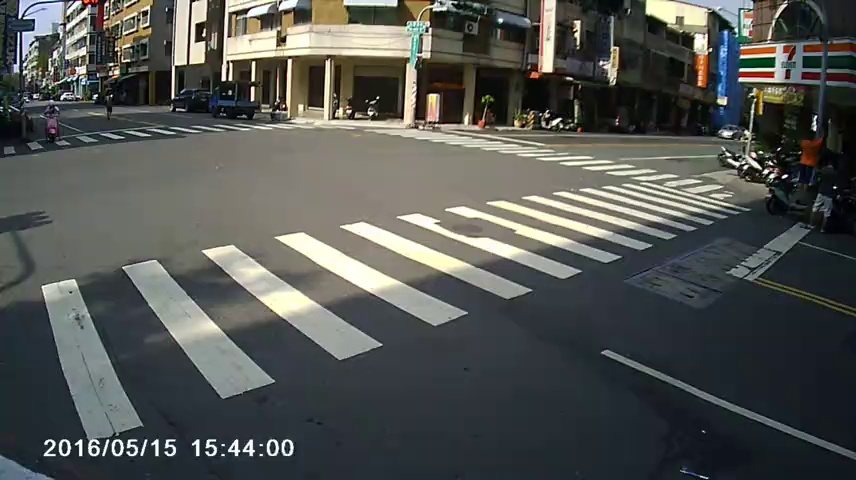
//> input picture Affine Transformations/1.jpg, 856 x 480 px
$ ./main 1.jpg   (built with g++ and OpenCV 4)
//> lines starting //> are read from the running program, lines starting //| are printed output that depends on the picture
#include "opencv2/highgui/highgui.hpp"
#include "opencv2/imgproc/imgproc.hpp"
#include <iostream>
#include <stdio.h>

using namespace std;

/// Global variables
char* source_window = "Source image";
char* warp_window = "Warp";
char* warp_rotate_window = "Warp + Rotate";

/** @function main */
 int main( int argc, char** argv )
 {
   cv::Point2f srcTri[3];
   cv::Point2f dstTri[3];

   cv::Mat rot_mat( 2, 3, CV_32FC1 );
   cv::Mat warp_mat( 2, 3, CV_32FC1 );
   cv::Mat src, warp_dst, warp_rotate_dst;

   /// Load the image
   src = cv::imread( argv[1], 1 );
//> src is the input picture: 480 rows x 856 cols, CV_8UC3; mean B, G, R 81.8, 84.9, 82.6

   /// Set the dst image the same type and size as src
   warp_dst = cv::Mat::zeros( src.rows, src.cols, src.type() );

   /// Set your 3 points to calculate the  Affine Transform
   srcTri[0] = cv::Point2f( 0,0 );
   srcTri[1] = cv::Point2f( src.cols - 1, 0 );
   srcTri[2] = cv::Point2f( 0, src.rows - 1 );

   dstTri[0] = cv::Point2f( src.cols*0.0, src.rows*0.33 );
   dstTri[1] = cv::Point2f( src.cols*0.85, src.rows*0.25 );
   dstTri[2] = cv::Point2f( src.cols*0.15, src.rows*0.7 );

   /// Get the Affine Transform
   warp_mat = cv::getAffineTransform( srcTri, dstTri );

   /// Apply the Affine Transform just found to the src image
   cv::warpAffine( src, warp_dst, warp_mat, warp_dst.size() );
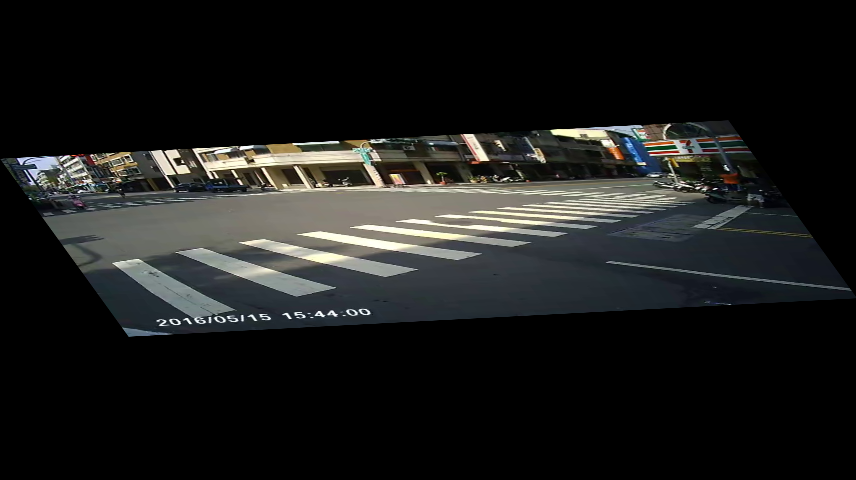
//> warp_dst: 480 rows x 856 cols, CV_8UC3; mean B, G, R 26.8, 27.8, 27

   /** Rotating the image after Warp */

   /// Compute a rotation matrix with respect to the center of the image
   cv::Point center = cv::Point( warp_dst.cols/2, warp_dst.rows/2 );
//> center = Point(428, 240)
   double angle = 22.0;
   double scale = 0.6;

   /// Get the rotation matrix with the specifications above
   rot_mat = cv::getRotationMatrix2D( center, angle, scale );

   /// Rotate the warped image
   cv::warpAffine( warp_dst, warp_rotate_dst, rot_mat, warp_dst.size() );
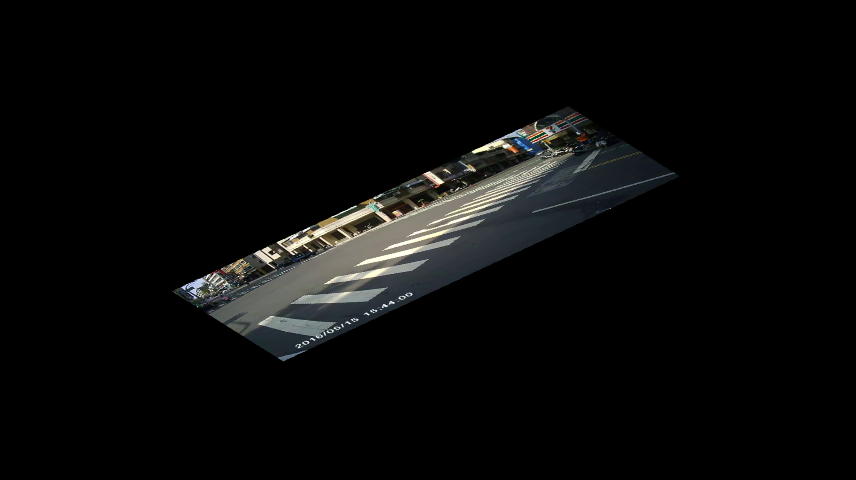
//> warp_rotate_dst: 480 rows x 856 cols, CV_8UC3; mean B, G, R 9.7, 10, 9.7

   /// Show what you got
   cv::namedWindow( source_window, CV_WINDOW_AUTOSIZE );
   cv::imshow( source_window, src );

   cv::namedWindow( warp_window, CV_WINDOW_AUTOSIZE );
   cv::imshow( warp_window, warp_dst );

   cv::namedWindow( warp_rotate_window, CV_WINDOW_AUTOSIZE );
   cv::imshow( warp_rotate_window, warp_rotate_dst );

   /// Wait until user exits the program
   cv::waitKey(0);

   return 0;
  }

$ run again, on Affine Transformations/3.jpg
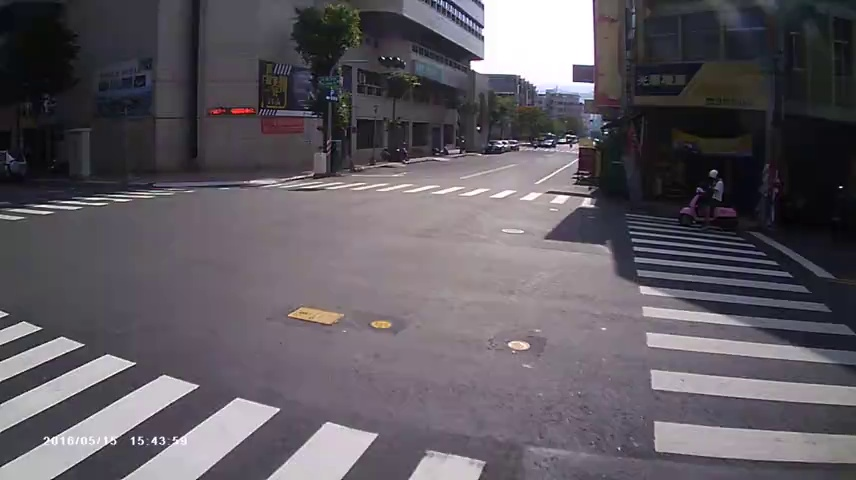
//> input picture Affine Transformations/3.jpg, 856 x 480 px
//> src is the input picture: 480 rows x 856 cols, CV_8UC3; mean B, G, R 96.1, 89.2, 94.3
//> `cv::warpAffine( src, warp_dst, warp_mat, warp_dst.size() );`:
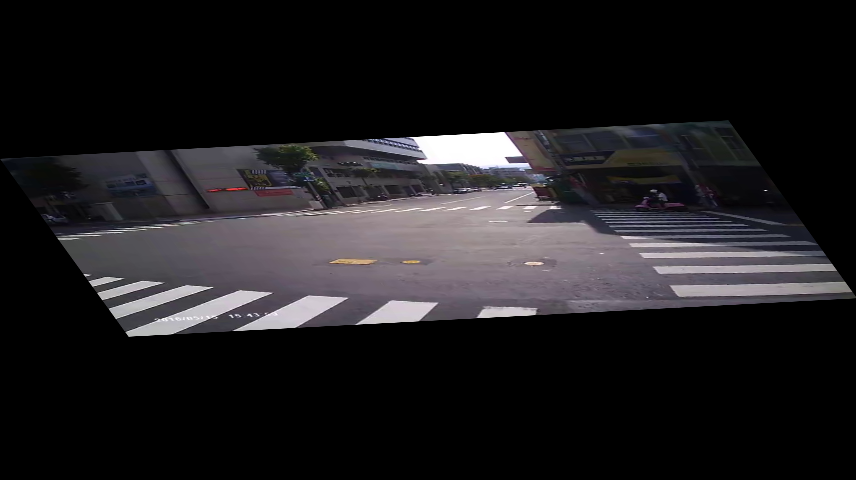
//> warp_dst: 480 rows x 856 cols, CV_8UC3; mean B, G, R 31.5, 29.2, 30.9
//> `cv::warpAffine( warp_dst, warp_rotate_dst, rot_mat, warp_dst.size() );`:
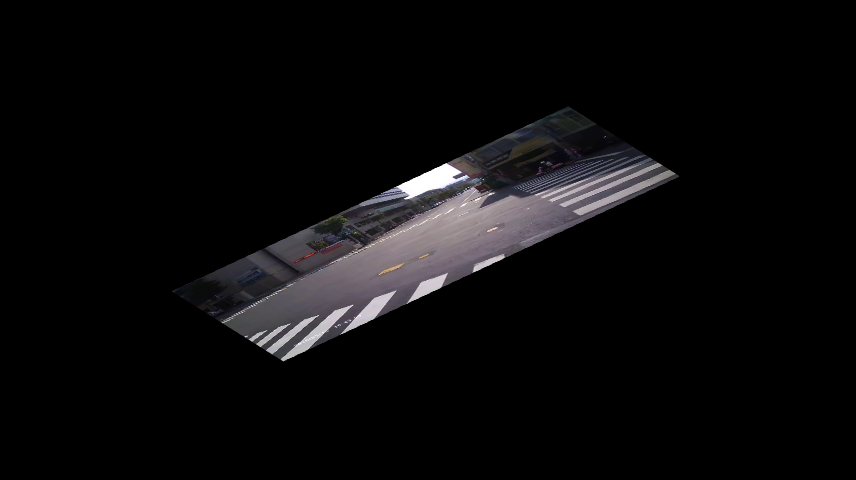
//> warp_rotate_dst: 480 rows x 856 cols, CV_8UC3; mean B, G, R 11.3, 10.5, 11.1

$ run again, on Affine Transformations/4.jpg
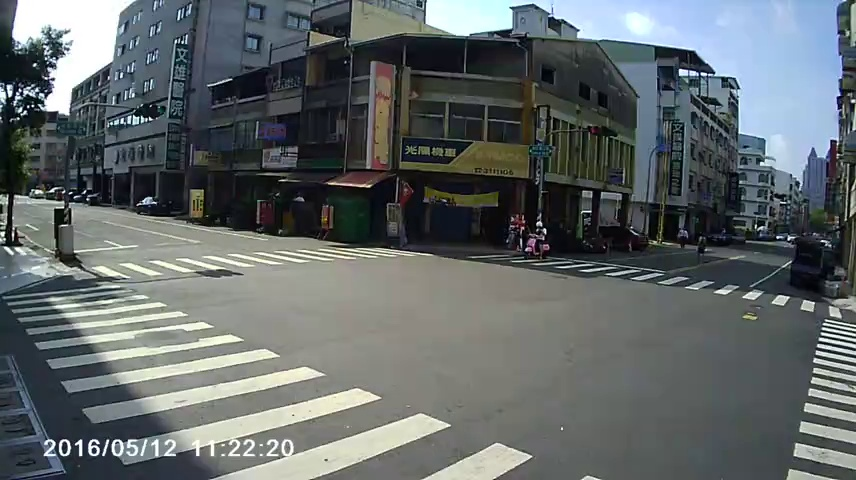
//> input picture Affine Transformations/4.jpg, 856 x 480 px
//> src is the input picture: 480 rows x 856 cols, CV_8UC3; mean B, G, R 105.3, 104.3, 97.7
//> `cv::warpAffine( src, warp_dst, warp_mat, warp_dst.size() );`:
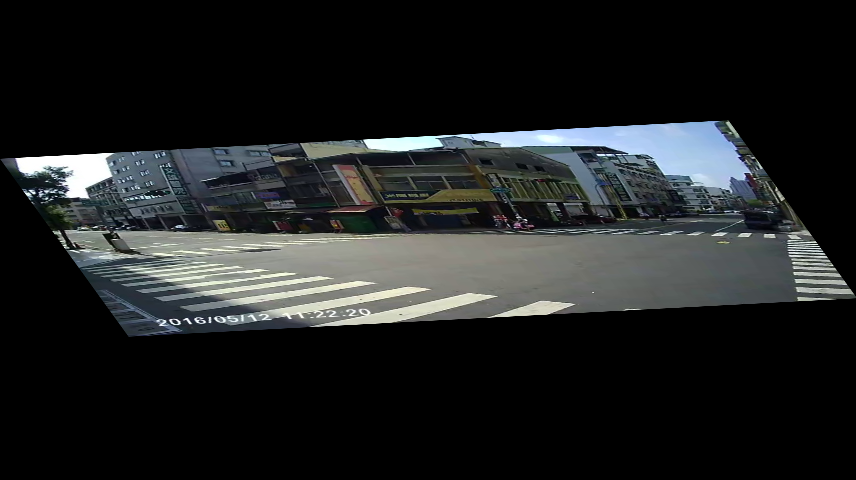
//> warp_dst: 480 rows x 856 cols, CV_8UC3; mean B, G, R 34.5, 34.1, 32
//> `cv::warpAffine( warp_dst, warp_rotate_dst, rot_mat, warp_dst.size() );`:
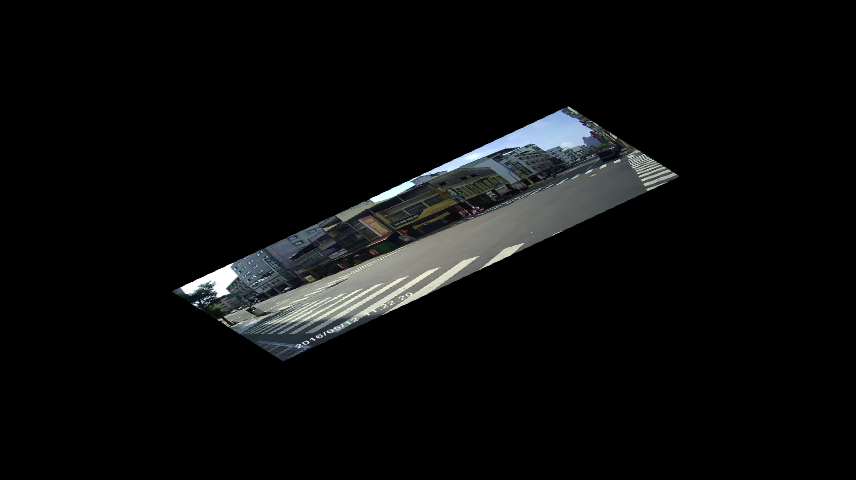
//> warp_rotate_dst: 480 rows x 856 cols, CV_8UC3; mean B, G, R 12.4, 12.3, 11.5
